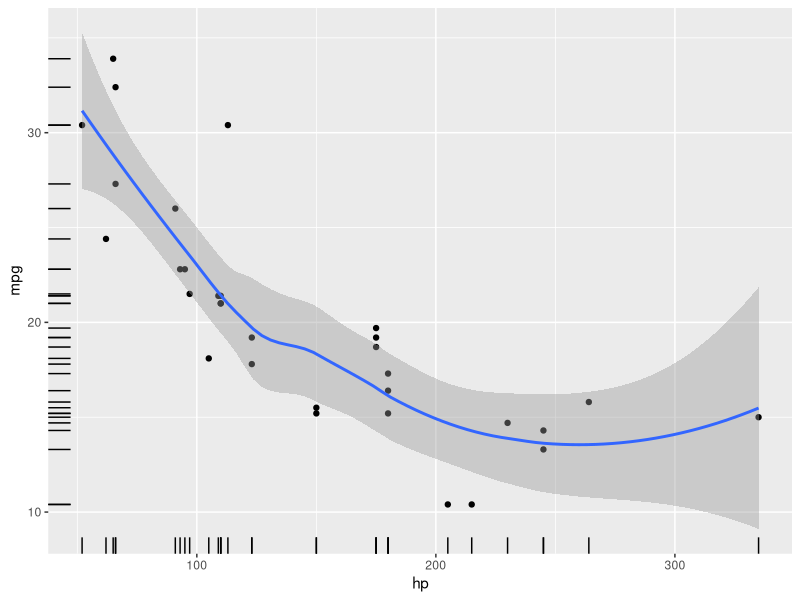
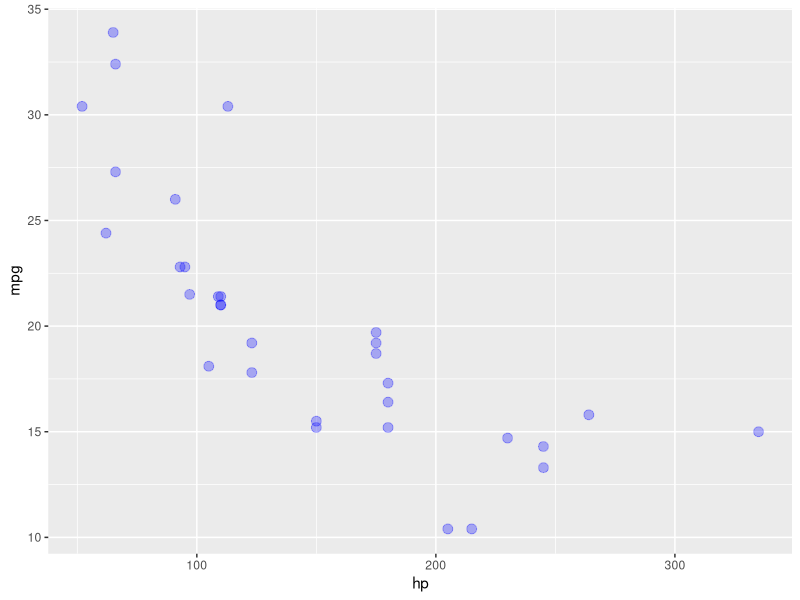
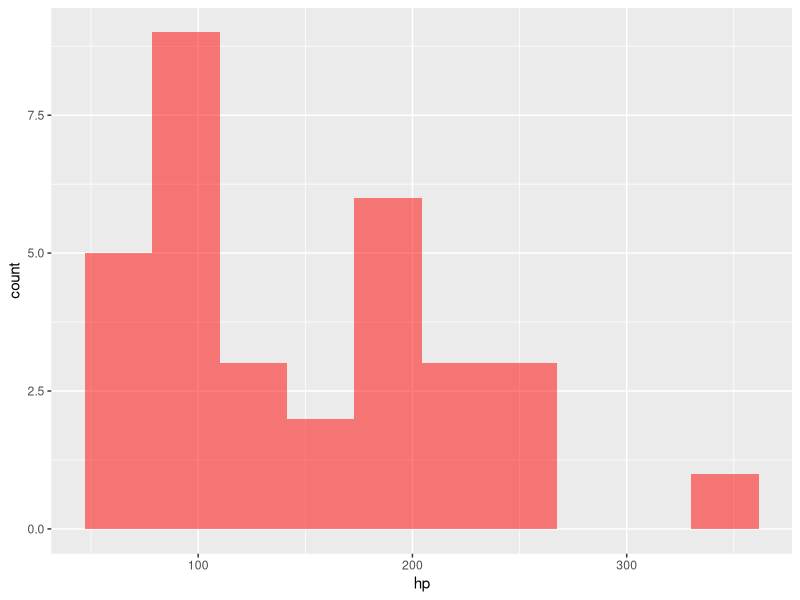
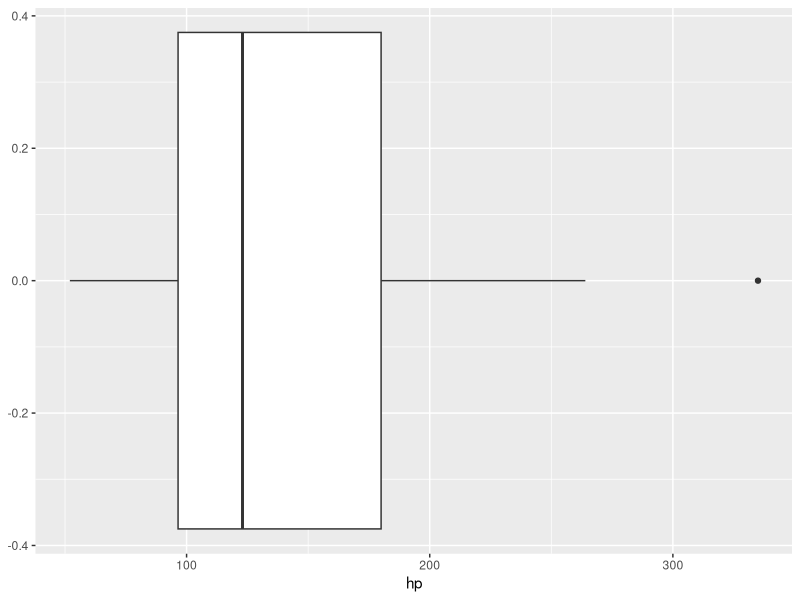
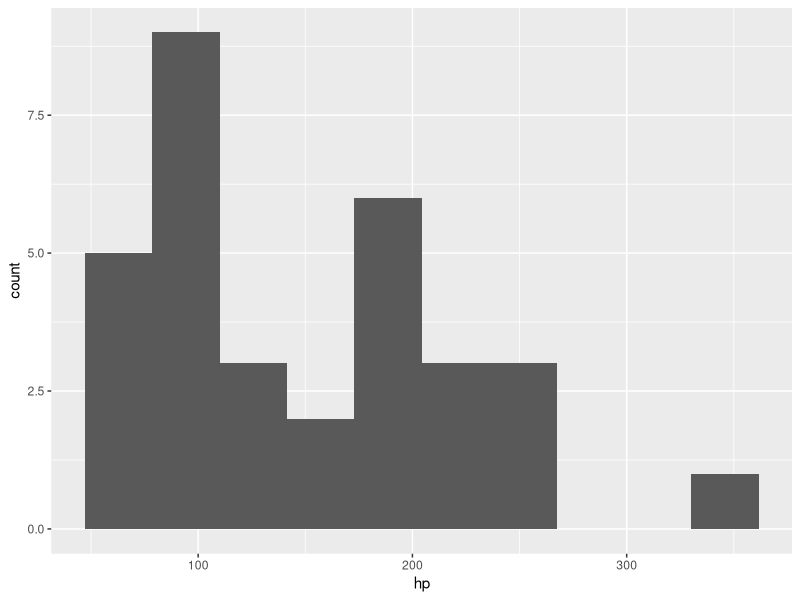
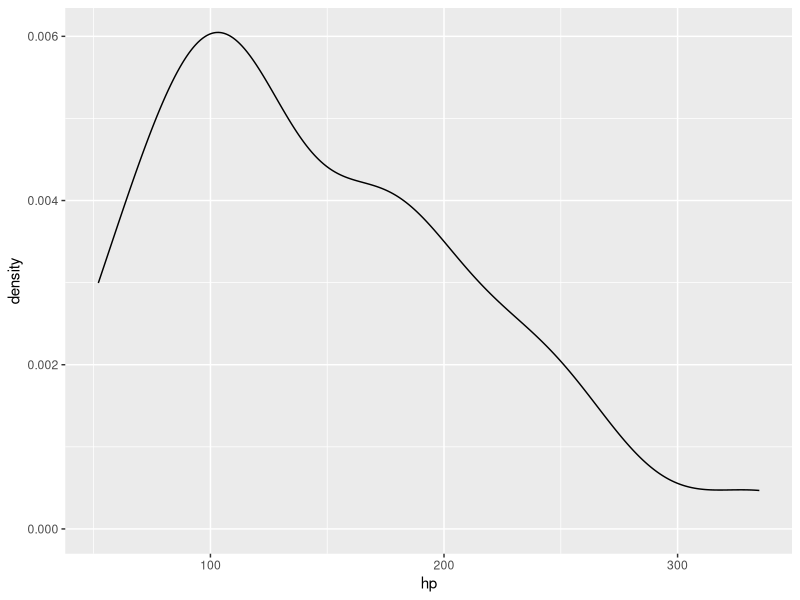
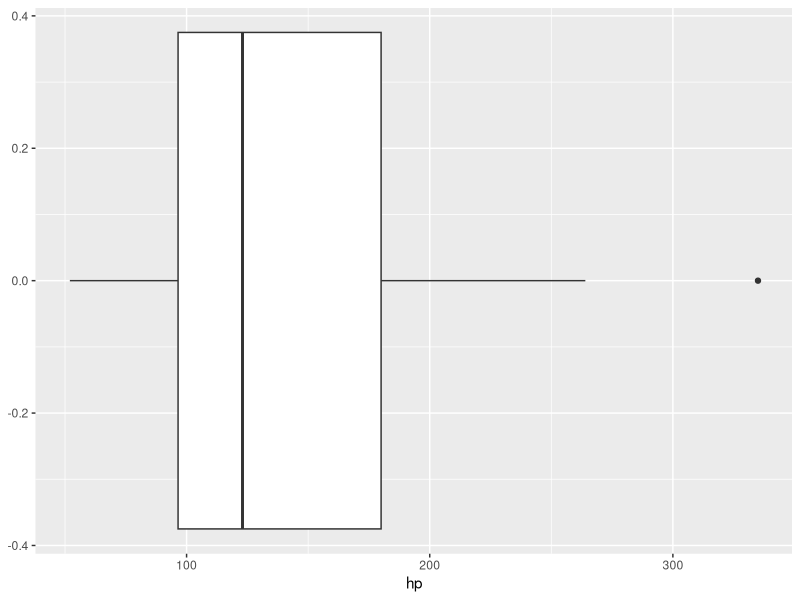
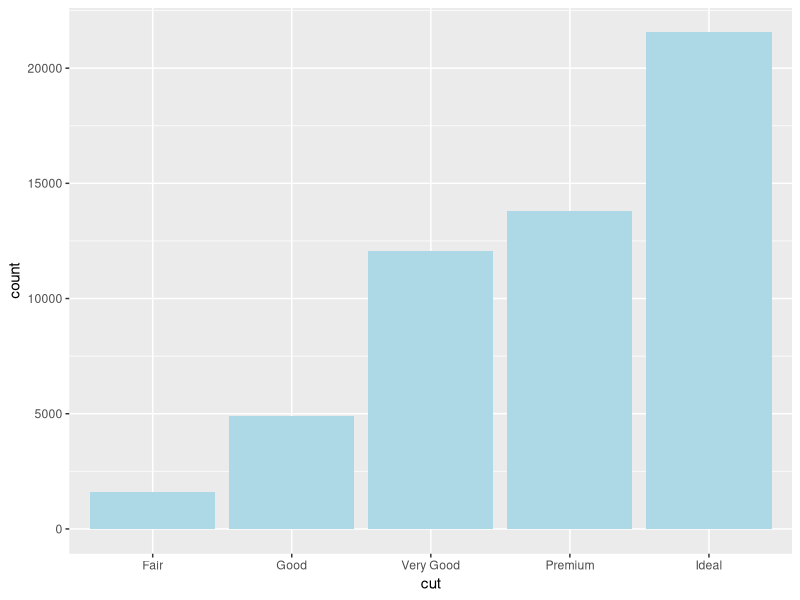

These figures' R source, in order:
library(tidyverse)

# First plot
ggplot(data = mtcars, mapping = aes(x = hp, y = mpg)) + 
  geom_point() +
  geom_smooth() +
  geom_rug()

ggplot(mtcars, aes(hp, mpg)) + 
  geom_point(size = 3, col = "blue", alpha = 0.3)

ggplot(mtcars, aes(hp)) +
  geom_histogram(bins = 10, fill = "red", alpha = 0.5)

ggplot(mtcars, aes(hp)) + 
  geom_boxplot()

p <- ggplot(mtcars, aes(hp))
p + geom_histogram(bins = 10)
p + geom_density()
p + geom_boxplot()

# Box plot by groups
diamonds %>% 
  count(cut)

ggplot(diamonds, aes(cut)) +
  geom_bar(fill = "lightblue")

ggplot(diamonds, aes(cut, fill = color)) +
  geom_bar(position = "fill")

# Scatter plot
set.seed(99)
small_diamonds <- sample_n(diamonds, 5000)

ggplot(small_diamonds, aes(carat, price)) +
  geom_point()

# Facet : small multiple
ggplot(small_diamonds, aes(carat, price)) +
  geom_point() +
  geom_smooth(method = "lm", col = "red") +
  facet_wrap(~color, ncol = 2) +
  theme_minimal() + 
  labs(title = "Relationship between carat and price by color",
       x = "Carat",
       y = "Price USD",
       caption = "Source : Diamonds from ggplot2 package")
  
# final example
ggplot(small_diamonds, aes(carat, price, col = color)) +
  geom_point(size = 1, alpha = 0.5) +
  facet_wrap(~color, ncol = 2) +
  theme_minimal()








